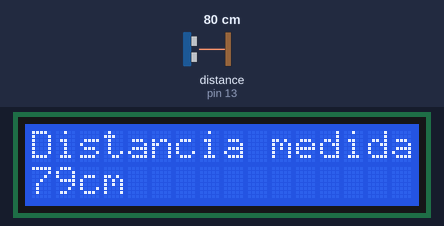
The sketch below on a simulated Arduino Uno, built with avr-gcc and run on an emulated ATmega328P. On the bench: 16×2 character LCD. Wiring (inferred from the names in the program): ultrasonic range finder: trigger pin 12; echo pin 13. The test bench sets the inputs (shaded band); at power-on: distance to the obstacle (sensor on pin 13) 80 cm. The echo pulse lasts 58.3 µs per cm.

Above: at 1.2 s.
1.3 s: distance to the obstacle (sensor on pin 13) set to 2 cm
At 2.6 s:
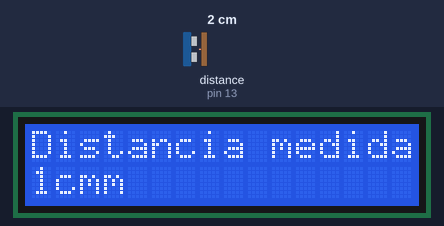
3.1 s: distance to the obstacle (sensor on pin 13) set to 4 cm
At 3.7 s:
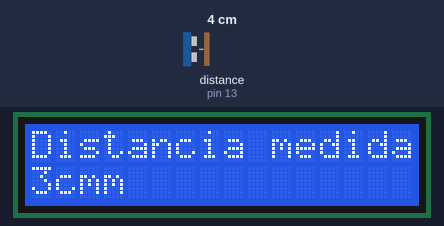
4.7 s: distance to the obstacle (sensor on pin 13) set to 9 cm
At 6.1 s:
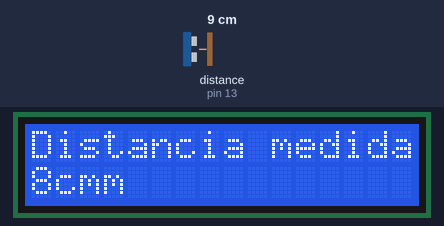
Timing chart, 0 to 7.7 s (numbered marks = the images above; inputs shaded):
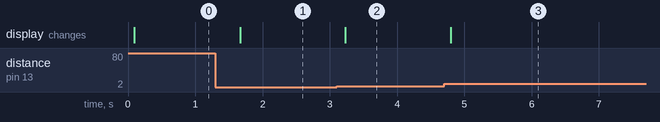

The sketch:

sensorDeDistancia.ino
```cpp
#include <LiquidCrystal_I2C.h>
#include <Wire.h>

LiquidCrystal_I2C lcd(0x27,16,2);
const int EchoPin = 13;
const int TriggerPin = 12;


void setup() {
   Serial.begin(9600);
   pinMode(TriggerPin, OUTPUT);
   pinMode(EchoPin, INPUT);
   lcd.init();
   lcd.backlight();
}

//Aquí la muestra de las mediciones
void loop() {
   int cm = ping(TriggerPin, EchoPin);
   lcd.setCursor(0, 0);
   lcd.print("Distancia medida: ");
   lcd.setCursor(0, 1);
   lcd.print(cm);
   lcd.print("cm");
   delay(500);
}

//Cálculo para la distancia
int ping(int TriggerPin, int EchoPin) {
   long duration, distanceCm;

   digitalWrite(TriggerPin, LOW);  //para generar un pulso limpio ponemos a LOW 4us
   delayMicroseconds(4);
   digitalWrite(TriggerPin, HIGH);  //generamos Trigger (disparo) de 10us
   delayMicroseconds(10);
   digitalWrite(TriggerPin, LOW);

   duration = pulseIn(EchoPin, HIGH);  //medimos el tiempo entre pulsos, en microsegundos

   distanceCm = duration * 10 / 292/ 2;   //convertimos a distancia, en cm
   return distanceCm;
}
```

Measured:
- after the input at 1.3 s, the display: changes after 0.37 s (image 1)
- after the input at 3.1 s, the display: changes after 0.13 s (image 2)
- after the input at 4.7 s, the display: changes after 0.10 s (image 3)
